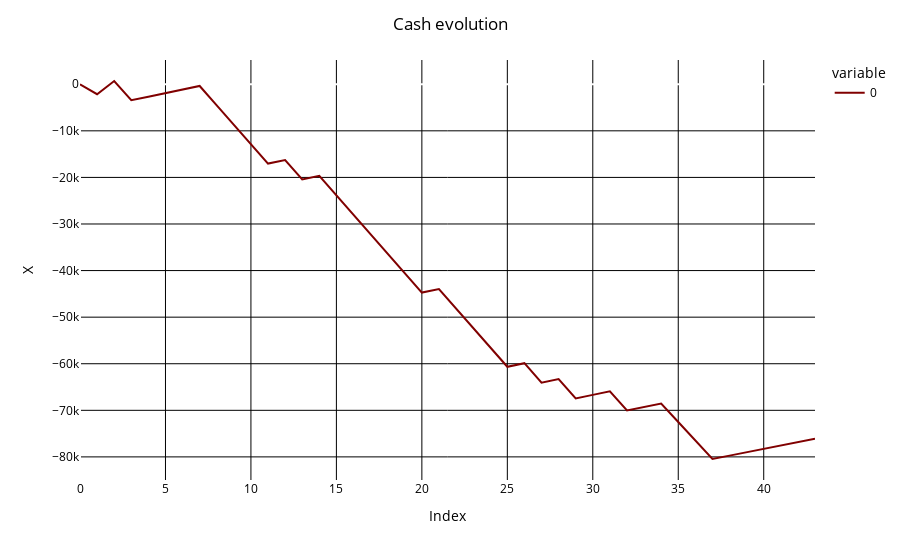

This figure's notebook cell:
### Code cell
fig = px.line(X_t)
fig.update_traces(line_color = "maroon")
fig.update_layout(
    title_text="Cash evolution",
    title_x=0.5,
    plot_bgcolor='white',  # set background color to white
    paper_bgcolor='white',  # set background color to white
    font=dict(color='black'),  # set font color to black
    xaxis=dict(title_text="Index", color='black', tickcolor='black', gridcolor='black'),  # set x-axis color, tick color, grid color, and grid width
    yaxis=dict(title_text="X", color='black', tickcolor='black', gridcolor='black'),  # set y-axis color, tick color, grid color, and grid width
)

fig.show()

### Figure 1 — Plotly figure (JSON) as saved in the notebook; plotly's stock layout.template omitted (floating-point values rounded to 4 significant figures)
{"data": [{"hovertemplate": "variable=0<br>index=%{x}<br>value=%{y}<extra></extra>", "legendgroup": "0", "line": {"color": "maroon", "dash": "solid"}, "marker": {"symbol": "circle"}, "mode": "lines", "name": "0", "orientation": "v", "showlegend": true, "type": "scatter", "x": [0, 1, 2, 3, 4, 5, 6, 7, 8, 9, 10, 11, 12, 13, 14, 15, 16, 17, 18, 19, 20, 21, 22, 23, 24, 25, 26, 27, 28, 29, 30, 31, 32, 33, 34, 35, 36, 37, 38, 39, 40, 41, 42, 43], "xaxis": "x", "y": [0, -2139.0, 696.9, -3427.0, -2665.0, -1902.0, -1135.0, -369.2, -4537.0, -8700.0, -12860.0, -17040.0, -16270.0, -20420.0, -19650.0, -23830.0, -28010.0, -32190.0, -36380.0, -40550.0, -44730.0, -43960.0, -48120.0, -52280.0, -56470.0, -60650.0, -59880.0, -64050.0, -63290.0, -67440.0, -66680.0, -65920.0, -70020.0, -69270.0, -68530.0, -72520.0, -76490.0, -80450.0, -79720.0, -79000.0, -78270.0, -77540.0, -76800.0, -76080.0], "yaxis": "y"}], "layout": {"font": {"color": "black"}, "legend": {"title": {"text": "variable"}, "tracegroupgap": 0}, "margin": {"t": 60}, "paper_bgcolor": "white", "plot_bgcolor": "white", "title": {"text": "Cash evolution", "x": 0.5}, "xaxis": {"anchor": "y", "color": "black", "domain": [0, 1], "gridcolor": "black", "tickcolor": "black", "title": {"text": "Index"}}, "yaxis": {"anchor": "x", "color": "black", "domain": [0, 1], "gridcolor": "black", "tickcolor": "black", "title": {"text": "X"}}}}
